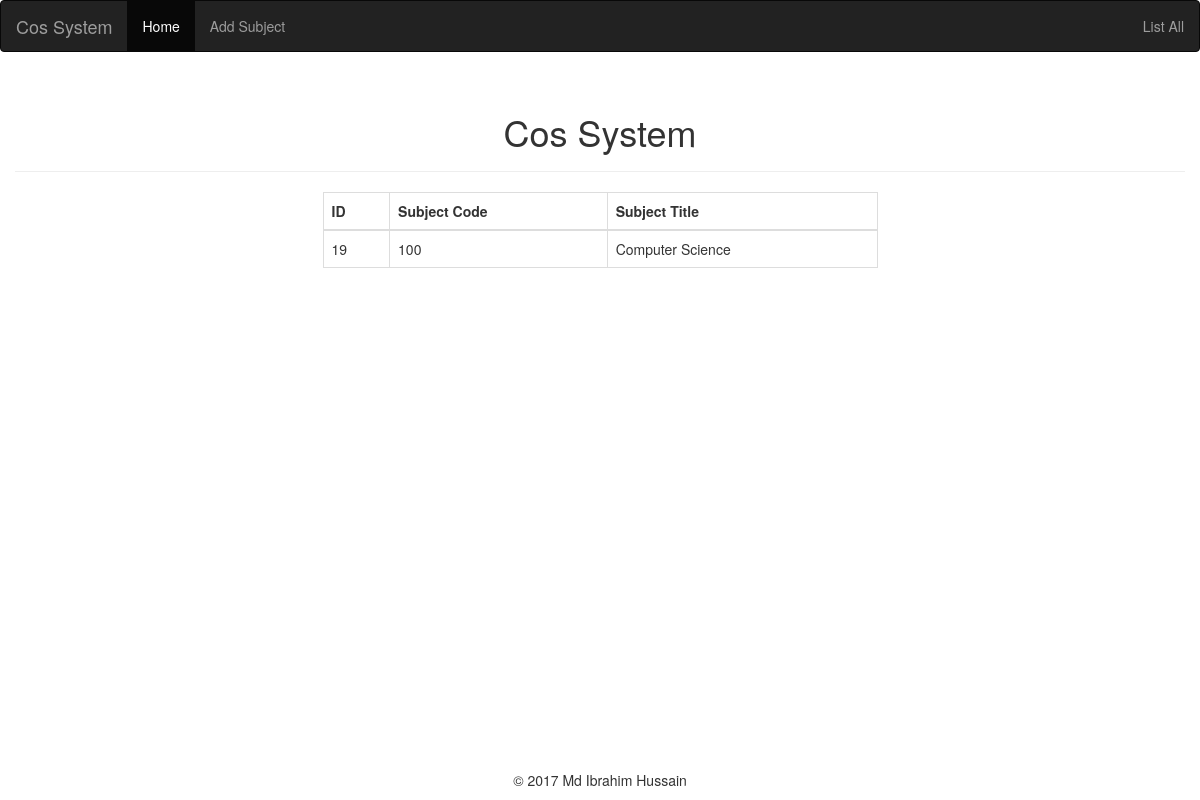
Screenshot of /course/show.php?id=19 with the database file from the repository.
### tables this page shows
CREATE TABLE `courses` (
  `id` int(11) NOT NULL,
  `subject_code` int(11) NOT NULL,
  `subject_title` varchar(255) NOT NULL,
  `created_at` datetime NOT NULL,
  `modified_at` datetime NOT NULL
);

### course/show.php (the view, shortened to what this page needs)
<?php
$db = new PDO('mysql:host=localhost;dbname=ibrahim;charset=utf8mb4', 'root', '');
$query = "SELECT * FROM `courses` WHERE id = ".$_GET['id'];
$stmt = $db->query($query);
$course = $stmt->fetch(PDO::FETCH_ASSOC);
?>
<!DOCTYPE html>
<html lang="en">
<head>
	<link rel="stylesheet" href="https://maxcdn.bootstrapcdn.com/bootstrap/3.3.7/css/bootstrap.min.css">
    <link href="../asset/css/bootstrap.min.css" rel="stylesheet">
</head>
<body>
<nav class="navbar navbar-inverse">
  <div class="container-fluid">
    <div class="navbar-header">
      <a class="navbar-brand" href="#">Cos System</a>
    </div>
    <ul class="nav navbar-nav">
      <li class="active"><a href="#">Home</a></li>
      <li><a href="create.php">Add Subject</a></li>
    </ul>
	 <ul class="nav navbar-nav navbar-right">
      <li><a href="index.php">List All</a></li>
    </ul>
  </div>
</nav>
<div class="container">
    <div class="row">
	<div class = "page-header">
		<h1 class="text-center">
			Cos System
		</h1>
	</div>
        <div class="col-md-offset-3 col-md-6">
		<table class="table table-bordered">
                <thead>
                    <tr>
                        <th>ID</th>
                        <th>Subject Code</th>
                        <th>Subject Title</th>
                    </tr>
                </thead>
				<tbody>
				<tr>
				<td><?=$course['id'];?></td>
				<td><?=$course['subject_code'];?></td>
				<td><?=$course['subject_title'];?></td>
				</tr>
				</tbody>
		</table>
        </div>
    </div>
</div>
<footer align="center">
	<p>&copy; 2017 Md Ibrahim Hussain</p>
</footer>

### course/show.php (style rules this page uses)
footer { background-color: #FFF; position:fixed; bottom: 0px; width: 100%; text-align: center; }

### rows the page displays
courses: id "19", subject_code "100", subject_title "Computer Science"
